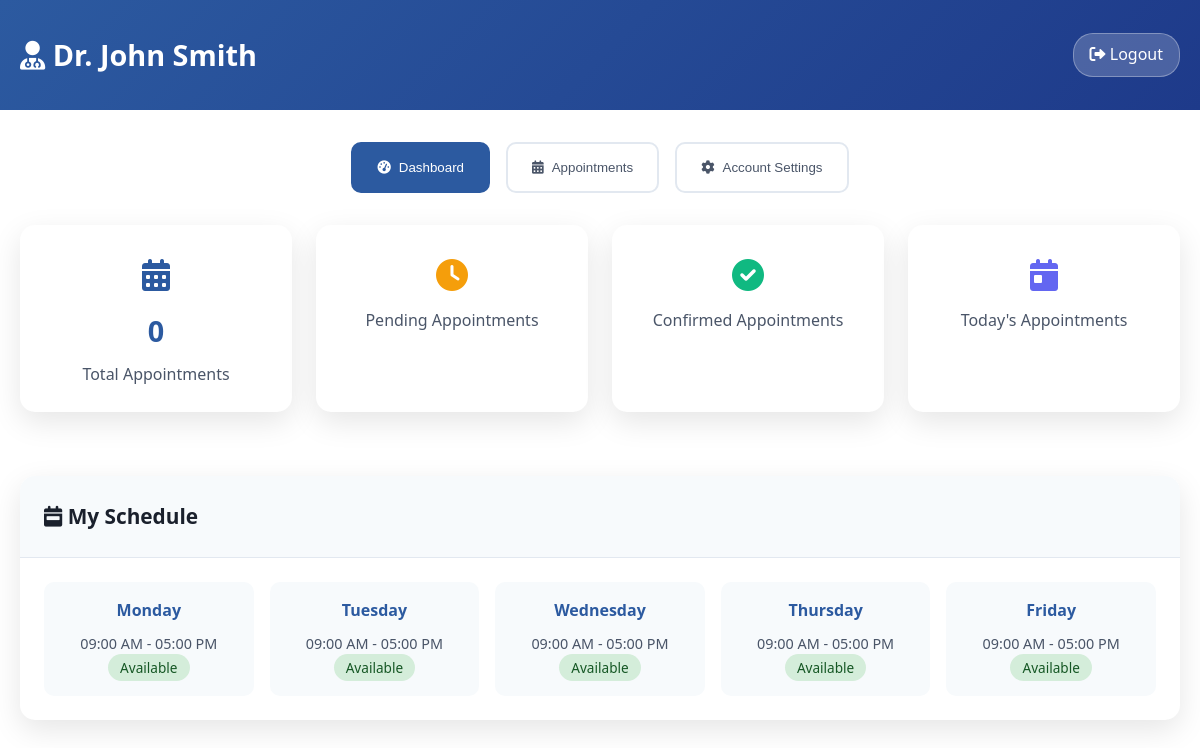
Page /doctor_dashboard.php (signed in) on the committed database.
### tables this page shows
CREATE TABLE `doctor_availability` (
  `id` int(11) NOT NULL,
  `doctor_id` int(11) NOT NULL,
  `day_of_week` enum('Monday','Tuesday','Wednesday','Thursday','Friday','Saturday','Sunday') NOT NULL,
  `start_time` time NOT NULL,
  `end_time` time NOT NULL,
  `status` enum('available','unavailable') DEFAULT 'available'
);

### doctor_dashboard.php (the view, shortened to what this page needs)
<?php
require_once 'config.php';
$doctor_id = $_SESSION['doctor_id'];
$doctor_name = $_SESSION['doctor_name'];
try {
    $stmt = $pdo->prepare("
        SELECT
            COUNT(*) as total_appointments,
            SUM(CASE WHEN status = 'pending' THEN 1 ELSE 0 END) as pending_appointments,
            SUM(CASE WHEN status = 'confirmed' THEN 1 ELSE 0 END) as confirmed_appointments,
            SUM(CASE WHEN status = 'completed' THEN 1 ELSE 0 END) as completed_appointments,
            SUM(CASE WHEN DATE(appointment_date) = CURDATE() THEN 1 ELSE 0 END) as today_appointments
        FROM appointments
        WHERE doctor_id = ?
    ");
    $stmt->execute([$doctor_id]);
    $stats = $stmt->fetch();
} catch (PDOException $e) {
    $stats = ['total_appointments' => 0, 'pending_appointments' => 0, 'confirmed_appointments' => 0, 'completed_appointments' => 0, 'today_appointments' => 0];
}
try {
    $stmt = $pdo->prepare("SELECT * FROM doctor_availability WHERE doctor_id = ? ORDER BY FIELD(day_of_week, 'Monday', 'Tuesday', 'Wednesday', 'Thursday', 'Friday', 'Saturday', 'Sunday')");
    $stmt->execute([$doctor_id]);
    $availability = $stmt->fetchAll();
} catch (PDOException $e) {
    $availability = [];
}
?>
<!DOCTYPE html>
<html lang="en">
<head>
    <link rel="stylesheet" href="styles.css">
    <link href="https://cdnjs.cloudflare.com/ajax/libs/font-awesome/6.0.0/css/all.min.css" rel="stylesheet">
</head>
<body>
    <div class="dashboard-header">
        <div class="container">
            <div class="dashboard-nav">
                <h1><i class="fas fa-user-md"></i> <?php echo htmlspecialchars($doctor_name); ?></h1>
                <div>
                    <a href="logout.php" class="logout-btn">
                        <i class="fas fa-sign-out-alt"></i> Logout
                    </a>
                </div>
            </div>
        </div>
    </div>
    <div class="dashboard-content">
        <div style="display: flex; gap: 1rem; margin-bottom: 2rem; justify-content: center; flex-wrap: wrap;">
            <button onclick="showSection('dashboard')" class="quick-btn active" id="dashboard-btn">
                <i class="fas fa-tachometer-alt"></i> Dashboard
            </button>
            <button onclick="showSection('appointments')" class="quick-btn" id="appointments-btn">
                <i class="fas fa-calendar-alt"></i> Appointments
            </button>
            <button onclick="showSection('settings')" class="quick-btn" id="settings-btn">
                <i class="fas fa-cog"></i> Account Settings
            </button>
        </div>
        <div id="dashboard-section" class="content-section">
        <div style="display: grid; grid-template-columns: repeat(auto-fit, minmax(200px, 1fr)); gap: 1.5rem; margin-bottom: 2rem;">
            <div class="card" style="text-align: center; padding: 1.5rem;">
                <div style="font-size: 2rem; color: #2c5aa0; margin-bottom: 0.5rem;">
                    <i class="fas fa-calendar-alt"></i>
                </div>
                <h3 style="font-size: 1.8rem; margin-bottom: 0.5rem; color: #2c5aa0;">
                    <?php echo $stats['total_appointments']; ?>
                </h3>
                <p style="color: #4a5568;">Total Appointments</p>
            </div>
            <div class="card" style="text-align: center; padding: 1.5rem;">
                <div style="font-size: 2rem; color: #f59e0b; margin-bottom: 0.5rem;">
                    <i class="fas fa-clock"></i>
                </div>
                <p style="color: #4a5568;">Pending Appointments</p>
            </div>
            <div class="card" style="text-align: center; padding: 1.5rem;">
                <div style="font-size: 2rem; color: #10b981; margin-bottom: 0.5rem;">
                    <i class="fas fa-check-circle"></i>
                </div>
                <p style="color: #4a5568;">Confirmed Appointments</p>
            </div>
            <div class="card" style="text-align: center; padding: 1.5rem;">
                <div style="font-size: 2rem; color: #6366f1; margin-bottom: 0.5rem;">
                    <i class="fas fa-calendar-day"></i>
                </div>
                <p style="color: #4a5568;">Today's Appointments</p>
            </div>
        </div>
        <div class="card">
            <div class="card-header">
                <h3><i class="fas fa-calendar-week"></i> My Schedule</h3>
            </div>
            <div class="card-body">
                <?php if (empty($availability)): ?>
                    <p style="text-align: center; color: #4a5568;">No schedule set. Please contact admin to set your availability.</p>
                <?php else: ?>
                    <div style="display: grid; grid-template-columns: repeat(auto-fit, minmax(150px, 1fr)); gap: 1rem;">
                        <?php foreach ($availability as $schedule): ?>
                            <div style="background: #f7fafc; padding: 1rem; border-radius: 10px; text-align: center;">
                                <h4 style="color: #2c5aa0; margin-bottom: 0.5rem;"><?php echo $schedule['day_of_week']; ?></h4>
                                <p style="color: #4a5568; font-size: 0.9rem;">
                                    <?php echo date('h:i A', strtotime($schedule['start_time'])); ?> -
                                    <?php echo date('h:i A', strtotime($schedule['end_time'])); ?>
                                </p>
                                <span class="badge <?php echo $schedule['status'] == 'available' ? 'badge-success' : 'badge-danger'; ?>">
                                    <?php echo ucfirst($schedule['status']); ?>
                                </span>
                            </div>
                        <?php endforeach; ?>
                    </div>
                <?php endif; ?>
            </div>
        </div>
        </div>
</body>
</html>

### styles.css (style rules this page uses)
* { margin: 0; padding: 0; box-sizing: border-box; }
body { font-family: 'Segoe UI', Tahoma, Geneva, Verdana, sans-serif; line-height: 1.6; color: #333; overflow-x: hidden; }
.container { max-width: 1200px; margin: 0 auto; padding: 0 20px; }
.dashboard-header { background: linear-gradient(135deg, #2c5aa0, #1e3a8a); color: white; padding: 2rem 0; margin-bottom: 2rem; }
.dashboard-nav { display: flex; justify-content: space-between; align-items: center; }
.dashboard-nav h1 { font-size: 1.8rem; font-weight: 600; }
.logout-btn { background: rgba(255, 255, 255, 0.2); color: white; padding: 0.5rem 1rem; border-radius: 20px; text-decoration: none; transition: background 0.3s ease; display: inline-block; cursor: pointer; border: 1px solid rgba(255, 255, 255, 0.3); }
.dashboard-content { max-width: 1200px; margin: 0 auto; padding: 0 20px; }
.card { background: white; border-radius: 15px; box-shadow: 0 10px 30px rgba(0, 0, 0, 0.1); overflow: hidden; margin-bottom: 2rem; }
.card-header { background: #f7fafc; padding: 1.5rem; border-bottom: 1px solid #e2e8f0; }
.card-header h3 { font-size: 1.3rem; font-weight: 600; color: #1a202c; }
.card-body { padding: 1.5rem; }
.badge { padding: 0.25rem 0.75rem; border-radius: 20px; font-size: 0.85rem; font-weight: 500; }
.badge-success { background: #d4edda; color: #155724; }

### doctor_dashboard.php (style rules this page uses)
.quick-btn { padding: 1rem 1.5rem; background: transparent; border: 2px solid #e2e8f0; color: #4a5568; font-weight: 500; cursor: pointer; border-radius: 10px; transition: all 0.3s ease; text-decoration: none; display: inline-flex; align-items: center; gap: 0.5rem; }
.quick-btn.active { background: #2c5aa0; border-color: #2c5aa0; color: white; }
.content-section { animation: fadeIn 0.3s ease-in; }

### rows in the picture
doctor_availability: day_of_week "Monday", start_time "09:00 AM", end_time "05:00 PM", status "Available"
doctor_availability: day_of_week "Tuesday", start_time "09:00 AM", end_time "05:00 PM", status "Available"
doctor_availability: day_of_week "Wednesday", start_time "09:00 AM", end_time "05:00 PM", status "Available"
doctor_availability: day_of_week "Thursday", start_time "09:00 AM", end_time "05:00 PM", status "Available"
doctor_availability: day_of_week "Friday", start_time "09:00 AM", end_time "05:00 PM", status "Available"

### other values in the picture
$doctor_name "Dr. John Smith"
$stats['total_appointments'] "0"
